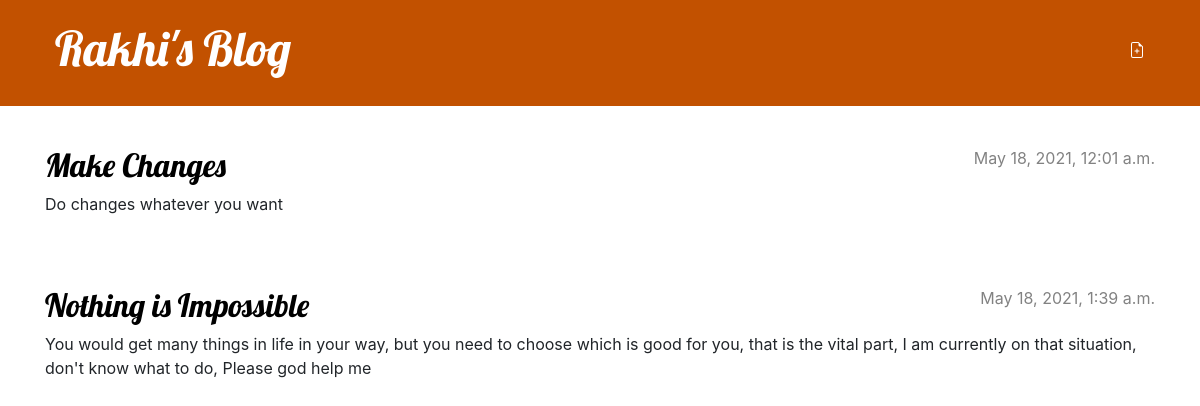
Screenshot of / (signed in) with the database file from the repository.
### blog/models.py (models this page shows, shortened)
class POST(models.Model):
    author = models.ForeignKey(settings.AUTH_USER_MODEL,on_delete=models.CASCADE)
    title = models.CharField(max_length=200)
    text = models.TextField()
    created_date = models.DateTimeField(default=timezone.now)
    published_date = models.DateTimeField(blank=True, null=True)

### blog/views.py (the view)
# urls.py: path('',post_list, name='post_list'),
def post_list(request):
    posts = POST.objects.filter(published_date__lte=timezone.now()).order_by('published_date')
    return render(request, 'blog/post_list.html',{'posts': posts})

### blog/templates/blog/post_list.html
{% extends 'blog/base.html' %}
{% load static %}
{% block content %}
{% for post in posts %}
    <article class="post">
        <time class="date">
            {{ post.published_date }}
        </time>
        <h2><a href="{% url 'post_detail' pk=post.pk %}">{{ post.title }}</a></h2>
        <p>{{ post.text|linebreaksbr }}</p>
    </article>
{% endfor %}
{% endblock %}

### blog/static/css/blog.css (style rules this page uses)
h1, h2, h3, h4 { font-family: 'Lobster', cursive; }
.date { color: #828282; }
.post { margin-bottom: 70px; }
.post h2 a, .post h2 a:visited { color: #000000; }
.post>.date, .post>.actions { float: right; }

### rows the page displays
POST: published_date "May 18, 2021, 12:01 a.m.", title "Make Changes", text "Do changes whatever you want"
POST: published_date "May 18, 2021, 1:39 a.m.", title "Nothing is Impossible", text "You would get many things in life in your way, but you need to choose which is good for you, that is the vital part, I am currently on that situation, don't know what to do, Please god help me"
